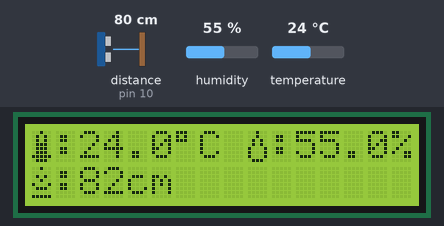
Simulated run of this sketch. Board: Arduino Uno, built with avr-gcc and run on an emulated ATmega328P. On the bench: 16×2 character LCD. Wiring (inferred from the names in the program): DHT22 sensor: data pin 8; ultrasonic range finder: trigger pin 9; echo pin 10. The test bench sets the inputs (shaded band); at power-on: distance to the obstacle (sensor on pin 10) 80 cm, temperature 24 °C, humidity 55 %. The echo pulse lasts 58.3 µs per cm.

Above: at 1.2 s.
1.3 s: distance to the obstacle (sensor on pin 10) set to 2 cm
At 2.2 s:
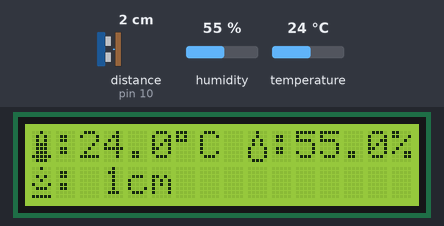
2.9 s: temperature set to 19 °C
At 6.9 s:
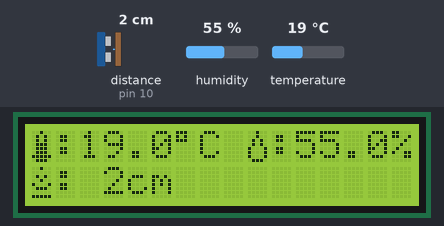
7.4 s: humidity set to 22 %
At 9.8 s:
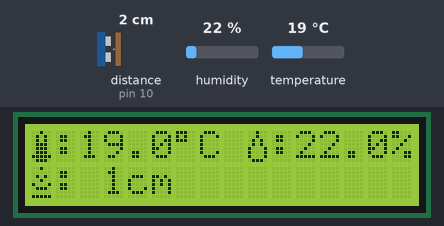
13.2 s: distance to the obstacle (sensor on pin 10) set to 4 cm
At 14.8 s:
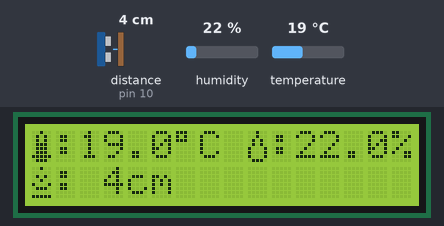
17.8 s: humidity set to 40 %
At 19.8 s:
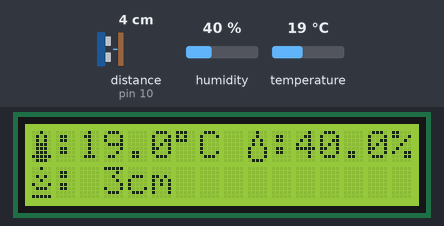
22.4 s: distance to the obstacle (sensor on pin 10) set to 9 cm
At 23.6 s:
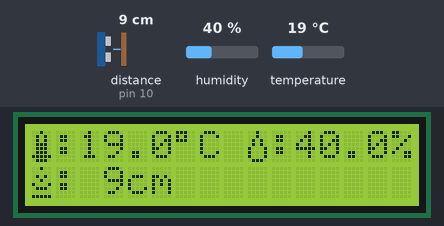
Timing chart, 0 to 25.4 s (numbered marks = the images above; inputs shaded):
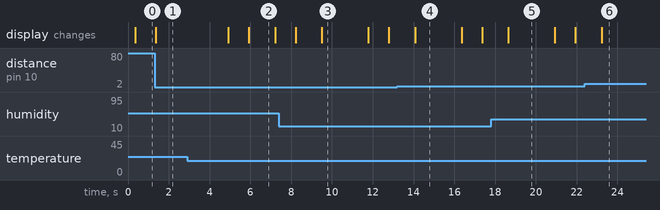

Measured:
- after the input at 1.3 s, the display: changes after 0.06 s (image 1)
- after the input at 2.9 s, the display: first changes after 2.0 s (image 2 shows a later state)
- after the input at 7.4 s, the display: first differs from a run without the input after 2.1 s (image 3)
- after the input at 13.2 s, the display: changes after 0.87 s (image 4)
- after the input at 17.8 s, the display: changes after 0.85 s (image 5)
- after the input at 22.4 s, the display: changes after 0.82 s (image 6)
- what the display in image 2 shows lasts 1.3 s, from 5.9 s to 7.2 s

The sketch:

lcdstuff.ino
```cpp
// include the library code:
#include <LiquidCrystal.h>
#include <DHT.h>
#include <Ultrasonic.h>

// initialize the library by associating any needed LCD interface pin
// with the arduino pin number it is connected to
const int rs = 7, en = 6, d4 = 5, d5 = 4, d6 = 3, d7 = 2;
LiquidCrystal lcd(rs, en, d4, d5, d6, d7);

byte tempChar[] = {
  B00100,
  B01010,
  B01010,
  B01110,
  B01110,
  B01110,
  B11111,
  B01110
};

byte humidityChar[] = {
  B00100,
  B00100,
  B01010,
  B01010,
  B10001,
  B10001,
  B10001,
  B01110
};

byte ultrasonicChar[] = {
  B00100,
  B00000,
  B01010,
  B00100,
  B10001,
  B01110,
  B00000,
  B11111
};

#define DHT_PIN 8
DHT dht(DHT_PIN, DHT22);

#define US_TRIG 9
#define US_ECHO 10
Ultrasonic ultrasonic(US_TRIG, US_ECHO);

void setup() {
  dht.begin();

  // set up the LCD's number of columns and rows:
  lcd.begin(16, 2);

  lcd.createChar(0, tempChar);
  lcd.createChar(1, humidityChar);
  lcd.createChar(2, ultrasonicChar);

}

void loop() {
  float temp = dht.readTemperature();
  float humidity = dht.readHumidity();
  float dist = ultrasonic.distanceRead();
  lcd.clear();
  lcd.write(byte(0));
  lcd.print(":" + String(temp,1) + "\xdf" + "C ");
  lcd.write(1);
  lcd.print(":" + String(humidity,1) + "%");
  lcd.setCursor(0,1);
  lcd.write(2);
  lcd.print(":" + String(dist,0) + "cm");
  delay(1000);
}
```
